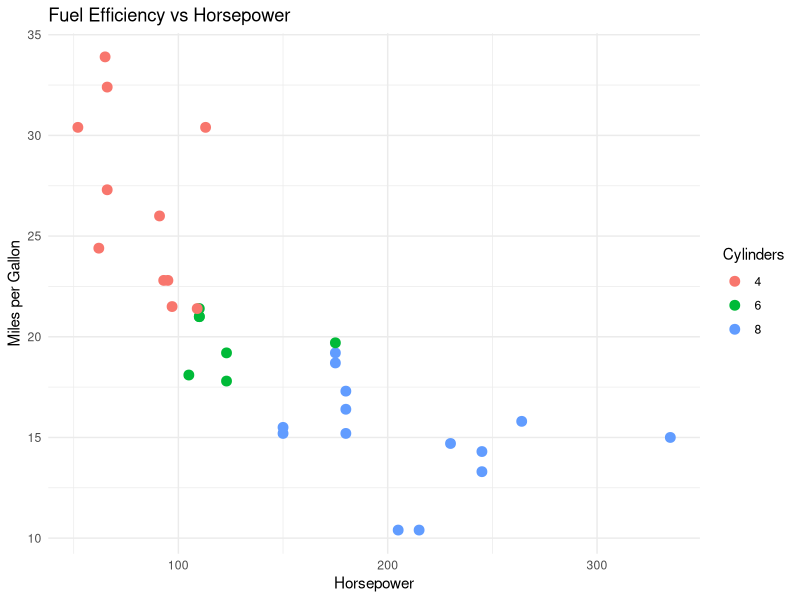

Here is the R script that generated this plot:
## ---- chunk 1
summary(mtcars[, c("mpg", "hp", "cyl")])
library(ggplot2)

# commit 1 


# Create a scatter plot using ggplot
ggplot(mtcars, aes(x = hp, y = mpg, color = factor(cyl))) +
  # Add points to the plot, sized for better visibility
  geom_point(size = 3) + 
   # Add informative labels and a title
  labs(
    title = "Fuel Efficiency vs Horsepower", # Plot the title
    x = "Horsepower", # Plot horsepower on x axis
    y = "Miles per Gallon", # Plot mpg on Y axis
    color = "Cylinders" # This is the legend title
  ) +
  theme_minimal() # Applying a clean minimal theme for the overall plot
